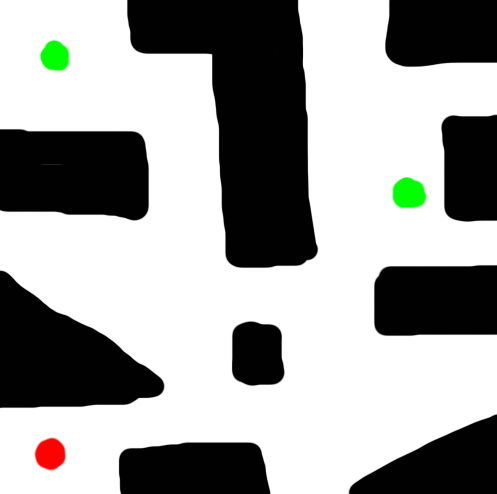
#> input picture img/test2.png, 497 x 494 px
$ python main.py
#> lines starting #> are read from the running program, lines starting #| are printed output that depends on the picture
### processing_image.py
######################################################################################
_author_ = "Cristian Fernando Laynez Bachez - 201281"
_copyright_ = "Universidad el Valle de Guatemala, Inteligencia Artifical 2023"
_status_ = "Student of Computer Science"

"""
Processing Image
    Tiene metodos que retornan matrices para la deteccion de patrones
    en los laberintos.

Colores conforme a los numeros en cada matriz:
    - '0': Cuadro libre (Cuadro Blanco)
    - '1': Cuadro ocupado (Cuadro Negro)
    - '2': Punto de inicio (Cuadro Rojo)
    - '3': Punto de victoria (Cuadro Verde)
    - '4': Camino Recorriod (Cuadro Celeste)
"""
######################################################################################

from PIL import Image, ImageDraw
import numpy as np

def discretize_image(file_image : str, square_pixels = 20):
#> called with file_image = 'img/test2.png', square_pixels = 25
    img = Image.open(file_image)
#> img is the input picture: PIL image 497x494 RGBA; mean R, G, B, A 159, 159.7, 158.2, 255
    pixels = img.load()

    # Tamanio
    width = img.size[0]
#> width = 497
    height = img.size[1]
#> height = 494

    # Vamos a llevar a cabo la suma de los pixeles
    matrix = []
    for x in range(width):
        matrix_column = []
        aux_pixels = []
        for y in range(height):
            pixel = pixels[x, y]
            # Se llevara a cabo la suma y promedios de los colores para luego guardarlo en la matriz
            if(len(aux_pixels) >= square_pixels):
                pixel_mean = get_color_mean(aux_pixels)
                matrix_column.append(pixel_mean)
                aux_pixels = []
            # Se guardara todos los pixeles en un listado auxiliar
            else:
                aux_pixels.append(pixel)
        matrix.append(matrix_column)

    # Revertir valores para obtener el promedio de los colores pendientes
    matrix_zip = zip(*matrix)
    matrix_zip_list = list(matrix_zip)

    # Vamos a obtener los promedios pendientes
    pixels = matrix_zip_list
    matrix = []
    for x in range(len(matrix_zip_list)):
        matrix_column = []
        aux_pixels = []
        for y in range(len(matrix_zip_list[0])):
            pixel = pixels[x][y]
            if(len(aux_pixels) >= square_pixels):
                pixel_mean = get_color_mean(aux_pixels)
                matrix_column.append(pixel_mean)
                aux_pixels = []
            # Se guardara todos los pixeles en un listado auxiliar
            else:
                aux_pixels.append(pixel)
        matrix.append(matrix_column)
#> this loop made 19 passes

    matrix_nums = matrix_redefine_colors(matrix)
    return matrix_nums

def get_color_mean(pixels : list):
    sum_r = 0
    sum_g = 0
    sum_b = 0

    for colors in pixels:
        sum_r += colors[0]
        sum_g += colors[1]
        sum_b += colors[2]

    elements = len(pixels)
    return (int(sum_r / elements), int(sum_g / elements), int(sum_b / elements))

def matrix_redefine_colors(matrix : list):
    matrix_with_numbers = []
    start_ready = False
    for x in range(len(matrix)):
        matrix_column_n = []
        for y in range(len(matrix[0])):
            r, g, b = matrix[x][y]

            if(r >= 250 and g <= 210 and b <= 210): # Color Rojo
                num = 2 if not start_ready else 0
                matrix_column_n.append(num)
                start_ready = True

            elif(r <= 210 and g >= 250 and b <= 210): # Color Verde
                matrix_column_n.append(3)

            elif(r <= 140 and g <= 140 and b <= 140): # Color Negro
                matrix_column_n.append(1)

            elif(r >= 140 and g >= 140 and b >= 140): # Color Blanco
                matrix_column_n.append(0)

            else: # Por si el color no es valido vamos a verificar
                print(f"=====> {r}, {g}, {b}")
                matrix_column_n.append(-1)

        matrix_with_numbers.append(matrix_column_n)

    return matrix_with_numbers

def save_img_matrix(matrix : list, filename : str):
#> called with filename = 'img/preview.png'
    square_size = 50
    border_size = 0
    height = len(matrix)
    width = max(len(matrix) for _ in matrix)

    img = Image.new(
        "RGBA", (width * square_size, height * square_size),
    )
#> img: PIL image 950x950 RGBA; every value is 0
    draw = ImageDraw.Draw(img)

    for i, x in enumerate(matrix):
        for j, y in enumerate(x):
            if matrix[i][j] == 0:
                color = (255, 255, 255)
            elif matrix[i][j] == 1:
                color = (0, 0, 0)
            elif matrix[i][j] == 2:
                color = (255, 0, 0)
            elif matrix[i][j] == 3:
                color = (0, 255, 0)
            elif matrix[i][j] == 4:
                color = (66, 155, 255)
            else:
                color = (0, 0, 255)

            draw.rectangle(
                ([(j * square_size + border_size, i * square_size + border_size),
                ((j + 1) * square_size - border_size, (i + 1) * square_size - border_size)]),
                fill=color
            )
#> this loop made 19 passes
#> x on passes 1 to 11: [0, 0, 0, 0, 0, 1, 1, 1, 1, 1, 1, 1, 0, 0, 0, 1, 1, 1, 1], [0, 0, 3, 0, 0, 1, 1, 1, 1, 1, 1, 1, 0, 0, 0, 1, 1, 1, 1], [0, 3, 3, 0, 0, 0, 0, 0, 1, 1, 1, 1, 0, 0, 0, 1, 1, 0, 0], [0, 0, 0, 0, 0, 0, 0, 0, 1, 1, 1, 1, 0, 0, 0, 0, 0, 0, 0], [0, 0, 0, 0, 0, 0, 0, 0, 1, 1, 1, 1, 0, 0, 0, 0, 0, 1, 1], [1, 1, 1, 1, 1, 1, 0, 0, 1, 1, 1, 1, 0, 0, 0, 0, 0, 1, 1], [1, 1, 1, 1, 1, 1, 0, 0, 1, 1, 1, 1, 0, 0, 0, 0, 0, 1, 1], [1, 1, 1, 1, 1, 1, 0, 0, 1, 1, 1, 1, 0, 0, 0, 3, 3, 1, 1], [0, 0, 0, 0, 0, 0, 0, 0, 0, 1, 1, 1, 0, 0, 0, 0, 0, 0, 1], [0, 0, 0, 0, 0, 0, 0, 0, 0, 1, 1, 1, 0, 0, 0, 0, 0, 0, 0], [0, 0, 0, 0, 0, 0, 0, 0, 0, 0, 0, 0, 0, 0, 0, 1, 1, 1, 1]

    img.save(filename)
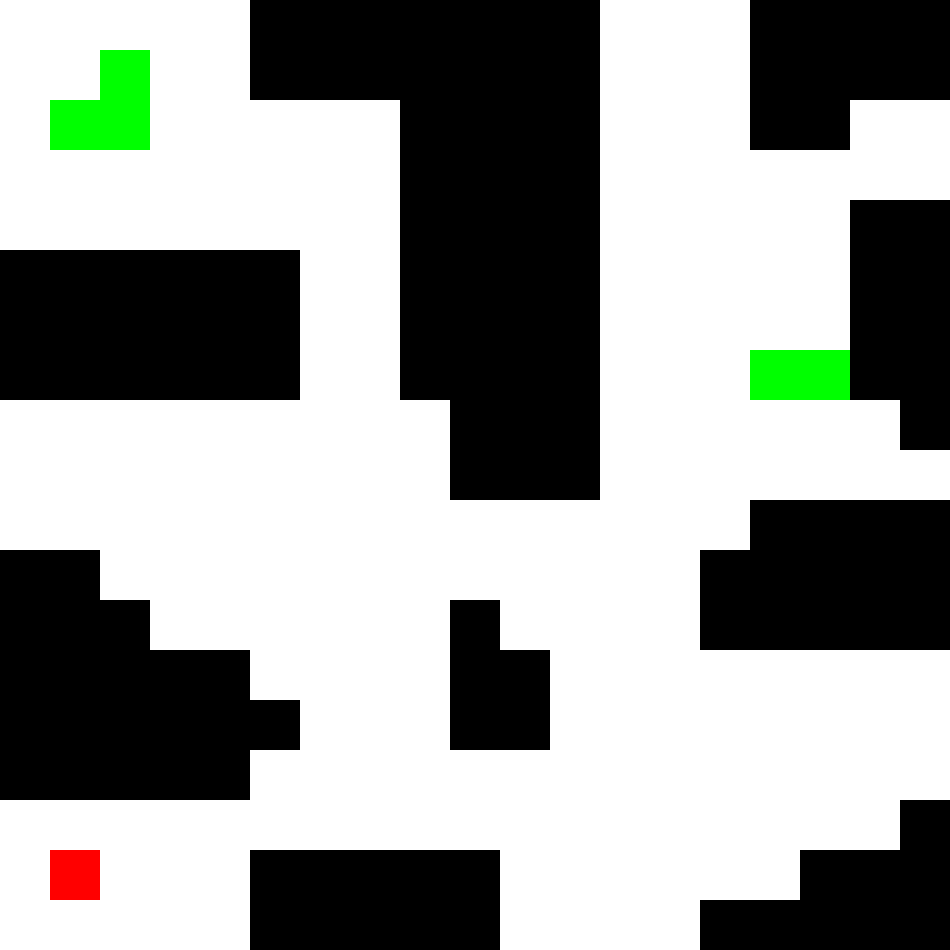
#> saved as preview.png: PIL image 950x950 RGBA; mean R, G, B, A 152.6, 155.4, 151.9, 255
    # img.show()

### frameworks.py
######################################################################################
_author_ = "Cristian Fernando Laynez Bachez - 201281"
_copyright_ = "Universidad el Valle de Guatemala, Inteligencia Artifical 2023"
_status_ = "Student of Computer Science"

"""
Framework: Clase Abstractas y Derivadas de este

Por medio de esta clase se puede crear mas frameworks con la misma base
"""
######################################################################################

from abc import ABC, abstractmethod
from overrides import override

# Definir el problema
class Framework(ABC):
    def __init__(self, initial, goal = None) -> None:
        self.initial = initial
        self.goal = goal
        self.explored = None
        self.explored_amount = 0
        self.solution = None
        super().__init__()

    @abstractmethod
    def actions(self, state):
        ...

    @abstractmethod
    def result(self, state, action):
        ...

    @abstractmethod
    def is_goal(self, state):
        ...

    @abstractmethod
    def path_cost(self, c, state1, action, state2):
        ...

# Definir el Laberinto en base a Framework
class Labyrinth(Framework):
    def __init__(self, matrix, goal = None) -> None:
        super().__init__(matrix, goal)
        # Vamos a almacenar el tamaño de la matriz dada
        self.matrix = matrix
        self.height = len(matrix)
        self.width = max(len(matrix) for _ in matrix)

        # Definir punto de partida y las metas disponibles
        for i in range(self.height):
            row = []
            for j in range(self.width):
                try:
                    if matrix[i][j] == 2:
                        self.initial = (i, j)
                        row.append(False)
                    elif matrix[i][j] == 3:
                        self.goal = (i, j)
                        row.append(False)
                except IndexError:
                    row.append(False)

    @override
    def actions(self, state):
        row, col = state

        # Definir las posibles acciones
        possible_actions = [
            ("UP", (row - 1, col)),
            ("DOWN", (row + 1, col)),
            ("LEFT", (row, col - 1)),
            ("RIGHT", (row, col + 1))
        ]

        # Vamos a asegurarnos que las acciones son validas
        acts = []
        for action, (x, y) in possible_actions:
            try:
                if 0 <= x < self.height and 0 <= y < self.width and self.matrix[x][y] != 1:
                    acts.append((action, (x, y)))
            except IndexError:
                continue
        return acts

    @override
    def result(self, state, action):
        # Keep track of number of states explored
        solution = (action, state)
        solution = solution[0] if solution is not None else None
        for i, x in enumerate(self.matrix):
            for j, y in enumerate(x):
                if solution is not None and (i, j) in solution:
                    self.matrix[i][j] = 4
        return self.matrix

    @override
    def is_goal(self, state):
        return state == self.goal

    @override
    def path_cost(self, c, state1, action, state2):
        return c + 1

### algorithms_search.py
from collections import deque

# Clase Nodo donde guardara estado, padre, accion y el costo
class Node():
    def __init__(self, state, parent = None, action = None, path_cost = 0) -> None:
        self.state = state
        self.parent = parent
        self.action = action
        self.path_cost = path_cost

# Breadth First Search
def bfs(framework):
    frontier = deque([Node(framework.initial)]) # Definir Queue
    num_explored = 0

    explored = set()
    while frontier:
        if len(frontier) == 0:
            raise Exception("No hay solucion para esta matriz")

        node = frontier.popleft()
        num_explored += 1

        if framework.is_goal(node.state):
            actions = []
            states = []
            while node.parent is not None:
                actions.append(node.action)
                states.append(node.state)
                node = node.parent
            actions.reverse()
            states.reverse()
            return framework.result(actions, states)

        explored.add(node.state)

        for action, state in framework.actions(node.state):
            if not any(node.state == state for node in frontier) and state not in explored:
                child = Node(state=state, parent=node, action=action)
                frontier.append(child)

    return None

# Depth First Search
# [31 lines left out: function dfs, not called in this run]

# A*
def a_star(framework):
    ...

### main.py
######################################################################################
_author_ = "Cristian Fernando Laynez Bachez - 201281"
_copyright_ = "Universidad el Valle de Guatemala, Inteligencia Artifical 2023"
_status_ = "Student of Computer Science"

"""
Main: Clase Principal

Este se encargara de unir todas las clases.
"""
######################################################################################

import processing_image

from algorithms_search import *
from frameworks import Labyrinth

def graph_search_lab(image_lab : str, size_square : int):
    # Vamos a discretizar la imagen
    print("Discretizando imagen...")
    matrix_discreted_image = processing_image.discretize_image(image_lab, size_square)

    # Guardar imagen de la matriz creada
    print("Matriz e imagen guardada como 'img/preview.png'")
    processing_image.save_img_matrix(matrix_discreted_image, "img/preview.png")

    # Vamos a crear el framework tipo Laberinto
    print("Analizando Laberinto...")
    labyrinth = Labyrinth(matrix_discreted_image)

    # Vamos a seleccionar un tipo de problema
    print("Utilizando algoritmo establezido...")
    solution = bfs(labyrinth) # ! Desde aqui se puede cambiar el algoritmo deseado

    # Al final vamos a mostrar el resultado esperado
    processing_image.save_img_matrix(solution, "img/solution.png")
#> call 2 of save_img_matrix, with filename = 'img/solution.png'
#> the loop in save_img_matrix (call 2), `for i, x in enumerate(matrix):` made 19 passes
#> x on passes 1 to 11: [0, 0, 0, 0, 0, 1, 1, 1, 1, 1, 1, 1, 0, 0, 0, 1, 1, 1, 1], [0, 0, 3, 0, 0, 1, 1, 1, 1, 1, 1, 1, 0, 0, 0, 1, 1, 1, 1], [0, 3, 3, 0, 0, 0, 0, 0, 1, 1, 1, 1, 0, 0, 0, 1, 1, 0, 0], [0, 0, 0, 0, 0, 0, 0, 0, 1, 1, 1, 1, 0, 0, 0, 0, 0, 0, 0], [0, 0, 0, 0, 0, 0, 0, 0, 1, 1, 1, 1, 0, 0, 0, 0, 0, 1, 1], [1, 1, 1, 1, 1, 1, 0, 0, 1, 1, 1, 1, 0, 0, 0, 0, 0, 1, 1], [1, 1, 1, 1, 1, 1, 0, 0, 1, 1, 1, 1, 0, 0, 0, 0, 0, 1, 1], [1, 1, 1, 1, 1, 1, 0, 0, 1, 1, 1, 1, 4, 4, 4, 4, 4, 1, 1], [0, 0, 0, 0, 0, 0, 0, 0, 0, 1, 1, 1, 4, 0, 0, 0, 0, 0, 1], [0, 0, 0, 0, 0, 0, 0, 0, 0, 1, 1, 1, 4, 0, 0, 0, 0, 0, 0], [0, 0, 0, 0, 0, 0, 4, 4, 4, 4, 4, 4, 4, 0, 0, 1, 1, 1, 1]
#> in save_img_matrix (call 2), `img.save(filename)`:
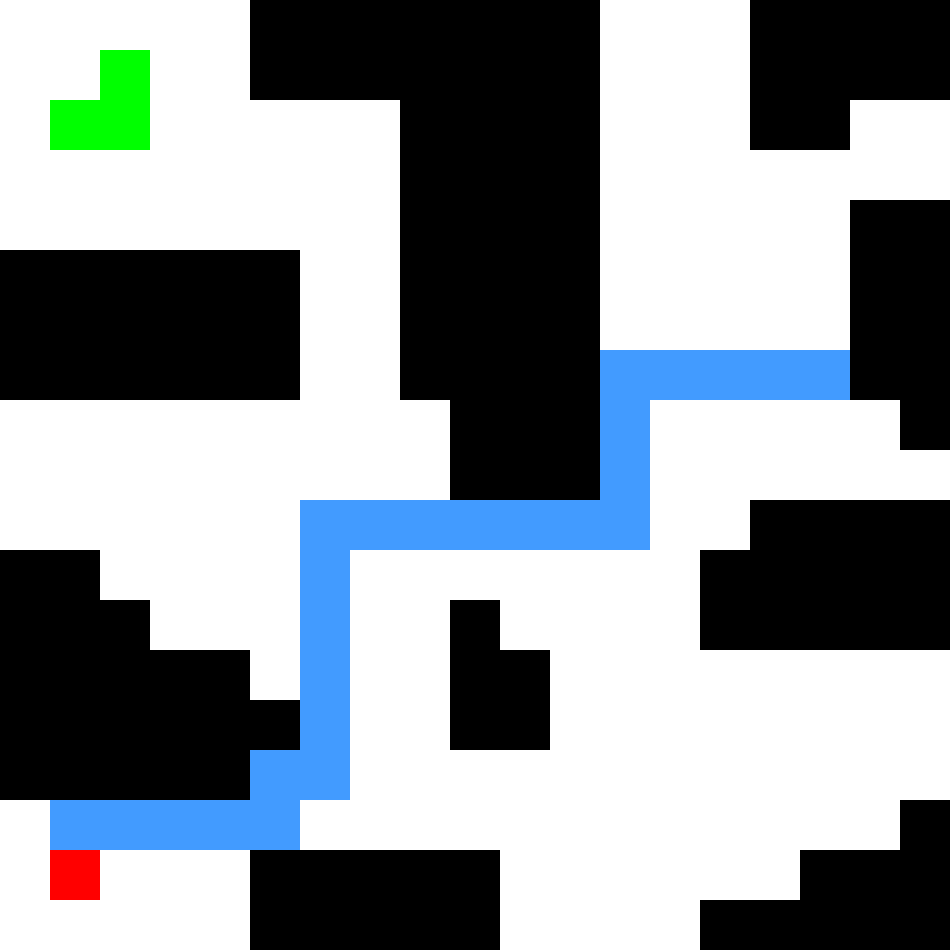
#> saved as solution.png: PIL image 950x950 RGBA; mean R, G, B, A 140.9, 148.5, 153.3, 255
    print("El proceso se llevo de forma exitosa :D")

if __name__ == "__main__":
    print(f'{"":#^100}')
    print(f'{" Inteligencia Artificial - Laboratorio 1 ":#^100}')

    # graph_search_lab("img/test1.png", 20)
    graph_search_lab("img/test2.png", 25)

    print(f'{"":#^100}')
